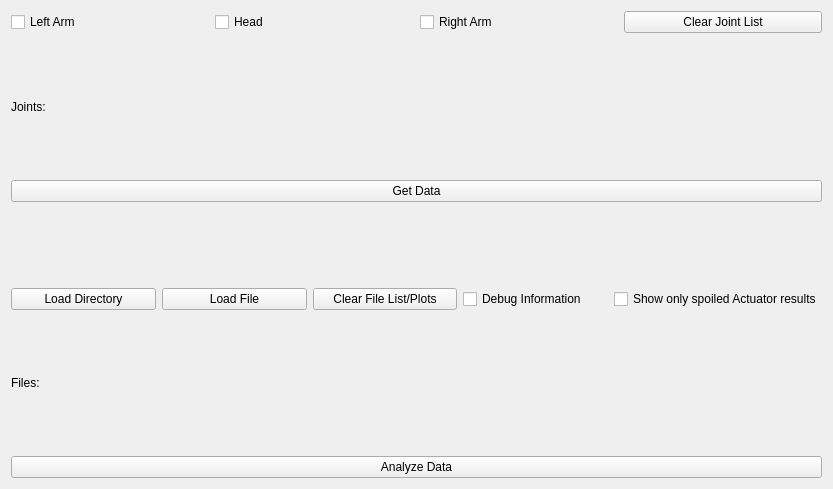
<?xml version="1.0" encoding="UTF-8"?>
<ui version="4.0">
 <class>Pr2DiagnosticWidget</class>
 <widget class="QWidget" name="Pr2DiagnosticWidget">
  <property name="geometry">
   <rect>
    <x>0</x>
    <y>0</y>
    <width>833</width>
    <height>489</height>
   </rect>
  </property>
  <property name="windowTitle">
   <string>Pr2DiagnosticGui</string>
  </property>
  <layout class="QVBoxLayout" name="verticalLayout">
   <item>
    <layout class="QVBoxLayout" name="verticalLayout_2">
     <property name="bottomMargin">
      <number>40</number>
     </property>
     <item>
      <layout class="QHBoxLayout" name="horizontalLayout">
       <item>
        <widget class="QCheckBox" name="leftArm">
         <property name="text">
          <string>Left Arm</string>
         </property>
         <property name="checkable">
          <bool>true</bool>
         </property>
         <property name="checked">
          <bool>false</bool>
         </property>
        </widget>
       </item>
       <item>
        <widget class="QCheckBox" name="head">
         <property name="text">
          <string>Head</string>
         </property>
         <property name="checkable">
          <bool>true</bool>
         </property>
        </widget>
       </item>
       <item>
        <widget class="QCheckBox" name="rightArm">
         <property name="text">
          <string>Right Arm</string>
         </property>
         <property name="checkable">
          <bool>true</bool>
         </property>
        </widget>
       </item>
       <item>
        <widget class="QPushButton" name="resetJointlist">
         <property name="text">
          <string>Clear Joint List</string>
         </property>
        </widget>
       </item>
      </layout>
     </item>
     <item>
      <widget class="QLabel" name="jointLabel">
       <property name="text">
        <string>Joints:</string>
       </property>
      </widget>
     </item>
     <item>
      <layout class="QHBoxLayout" name="horizontalLayout_3">
       <item>
        <widget class="QPushButton" name="getData">
         <property name="text">
          <string>Get Data</string>
         </property>
        </widget>
       </item>
      </layout>
     </item>
    </layout>
   </item>
   <item>
    <layout class="QVBoxLayout" name="verticalLayout_3">
     <property name="topMargin">
      <number>40</number>
     </property>
     <item>
      <layout class="QHBoxLayout" name="horizontalLayout_2">
       <item>
        <widget class="QPushButton" name="loadDirectory">
         <property name="text">
          <string>Load Directory</string>
         </property>
        </widget>
       </item>
       <item>
        <widget class="QPushButton" name="loadFile">
         <property name="text">
          <string>Load File</string>
         </property>
        </widget>
       </item>
       <item>
        <widget class="QPushButton" name="resetFilelist">
         <property name="text">
          <string>Clear File List/Plots</string>
         </property>
        </widget>
       </item>
       <item>
        <widget class="QCheckBox" name="debugInfo">
         <property name="text">
          <string>Debug Information</string>
         </property>
        </widget>
       </item>
       <item>
        <widget class="QCheckBox" name="badResults">
         <property name="text">
          <string>Show only spoiled Actuator results</string>
         </property>
        </widget>
       </item>
      </layout>
     </item>
     <item>
      <layout class="QHBoxLayout" name="horizontalLayout_5">
       <item>
        <widget class="QLabel" name="fileLabel">
         <property name="text">
          <string>Files:</string>
         </property>
        </widget>
       </item>
      </layout>
     </item>
     <item>
      <widget class="QPushButton" name="analyzeData">
       <property name="text">
        <string>Analyze Data</string>
       </property>
      </widget>
     </item>
    </layout>
   </item>
  </layout>
 </widget>
 <resources/>
 <connections/>
</ui>
